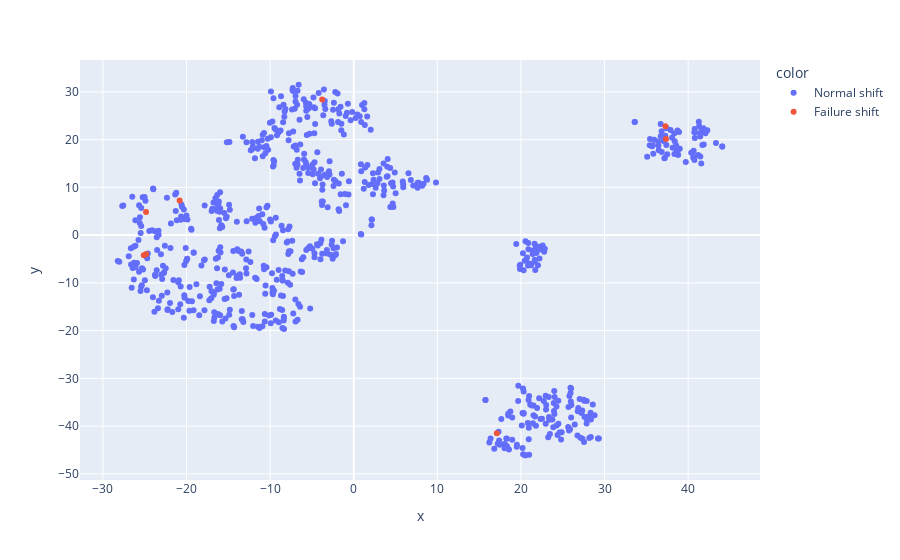

The notebook cell saved with this chart:
### Code cell
machine = 'WOS___179L'
start_date = datetime.strptime('2021-04-30T23:00:00Z', '%Y-%m-%dT%H:%M:%SZ').replace(tzinfo=timezone.utc)
end_date = datetime.strptime('2021-05-01T11:00:00Z', '%Y-%m-%dT%H:%M:%SZ').replace(tzinfo=timezone.utc)

data = pd.read_csv(os.path.join(DATA_PATH, machine+'_norm.csv'), parse_dates=['time'])

selected_times = data[(data['time'] > start_date) & (data['time'] < end_date)]['time']

df = data.copy()
method = 'tsne'

df['color'] = df.apply(
    lambda row: 'Failure shift' if row['time'] in list(selected_times) else 'Normal shift',
    axis=1
)

X = df.drop(columns=['time', 'color'])

if method == 'tsne':
    X_embedded = TSNE(
        n_components=2,
        random_state=RANDOM_STATE
    ).fit_transform(X)
    X_embedded = pd.DataFrame(X_embedded)
    df['x'] = X_embedded[0]
    df['y'] = X_embedded[1]
elif method=='pca':
    pca = PCA(n_components=2).fit_transform(X.values)
    df['x'] = pca[:,0]
    df['y'] = pca[:,1]
fig = px.scatter(df, x='x', y='y', color='color', hover_name='time')
fig.show()

### Figure 1 — Plotly figure (JSON) as saved in the notebook; plotly's stock layout.template omitted (floating-point values rounded to 4 significant figures; data arrays with more than 128 entries replaced by an {"elided": "..."} marker saying what was removed)
{"data": [{"hovertemplate": "<b>%{hovertext}</b><br><br>color=Normal shift<br>x=%{x}<br>y=%{y}<extra></extra>", "hovertext": {"elided": "715 str values"}, "legendgroup": "Normal shift", "marker": {"color": "#636efa", "symbol": "circle"}, "mode": "markers", "name": "Normal shift", "orientation": "v", "showlegend": true, "type": "scatter", "x": {"elided": "715 float values"}, "xaxis": "x", "y": {"elided": "715 float values"}, "yaxis": "y"}, {"hovertemplate": "<b>%{hovertext}</b><br><br>color=Failure shift<br>x=%{x}<br>y=%{y}<extra></extra>", "hovertext": ["2021-05-01T00:00:00+00:00", "2021-05-01T01:00:00+00:00", "2021-05-01T02:00:00+00:00", "2021-05-01T03:00:00+00:00", "2021-05-01T04:00:00+00:00", "2021-05-01T07:00:00+00:00", "2021-05-01T08:00:00+00:00", "2021-05-01T10:00:00+00:00"], "legendgroup": "Failure shift", "marker": {"color": "#EF553B", "symbol": "circle"}, "mode": "markers", "name": "Failure shift", "orientation": "v", "showlegend": true, "type": "scatter", "x": [37.35, -3.773, 17.12, -25.12, -20.82, -24.84, -24.82, 37.29], "xaxis": "x", "y": [20.1, 28.41, -41.48, -4.231, 7.249, 4.839, -3.96, 22.81], "yaxis": "y"}], "layout": {"legend": {"title": {"text": "color"}, "tracegroupgap": 0}, "margin": {"t": 60}, "xaxis": {"anchor": "y", "domain": [0, 1], "title": {"text": "x"}}, "yaxis": {"anchor": "x", "domain": [0, 1], "title": {"text": "y"}}}}
